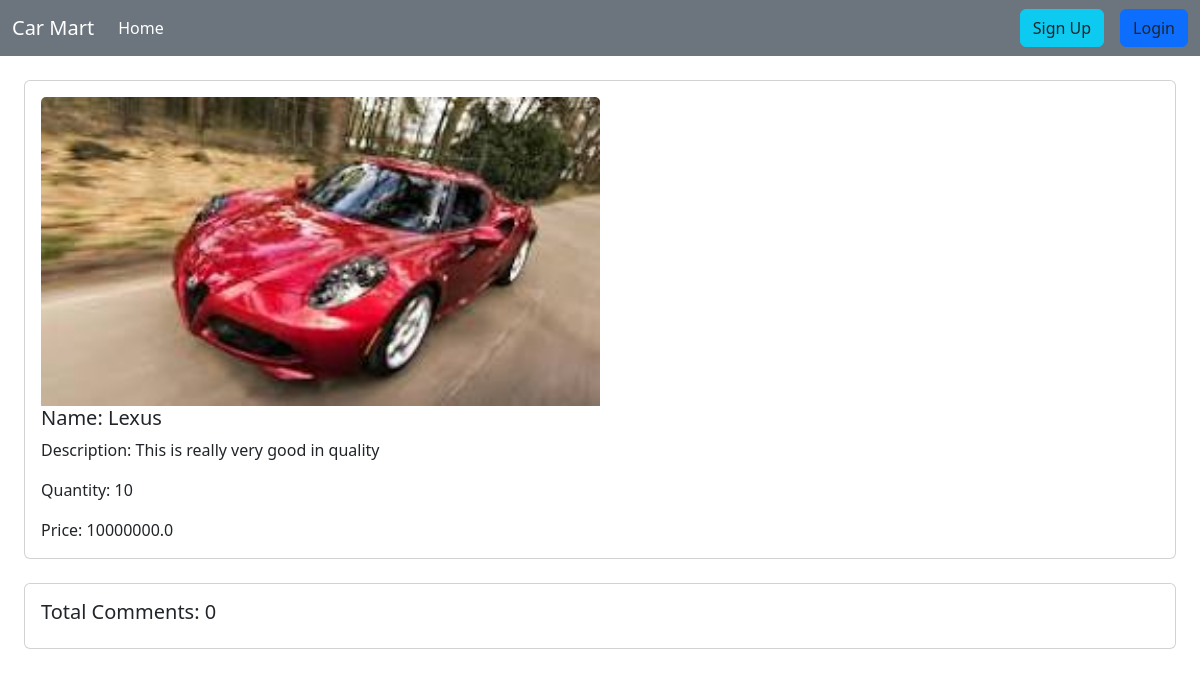
Screenshot of /cars/details/3/ with the database file from the repository.
### Cars/models.py (models this page shows, shortened)
class Car(models.Model):
    name = models.CharField(max_length=30)
    description = models.TextField()
    price = models.FloatField(blank=True,null=True)
    quantity = models.IntegerField(blank=True,null=True)
    brand = models.ForeignKey(Brand,on_delete=models.CASCADE)
    image = models.ImageField(upload_to='uploads/')

### Cars/views.py (the view, shortened to what this page needs)
# urls.py: path('details/<int:id>/',views.CarDetails.as_view(),name='details'),
class CarDetails(DetailView):
    model = models.Car
    pk_url_kwarg = 'id'
    template_name = 'details.html'
    def get_context_data(self,**kwargs):
        context = super().get_context_data(**kwargs)
        car = self.object
        comments = models.Comment.objects.filter(car=car)
        comment_form = forms.CommentForm()
        context['comments'] = comments
        context['comment_form'] = comment_form
        return context

### Cars/templates/details.html (shortened to what this page needs)
{% extends "base.html" %}
{% load crispy_forms_tags %}
{% block content %}
<div class="col-12">
  <div class="card m-4">
    <div class="card-body">
      <div>
         <img class="card-img-top w-50" src="{{car.image.url}}" alt="Card image cap"/>
      </div>
        <div>
            <h5 class="card-title">Name: {{car.name}}</h5>
            <p class="card-text">Description: {{car.description}}</p>
            <p class="card-text">Quantity: {{car.quantity}}</p>
            <p class="card-text">Price: {{car.price}}</p>
        </div>
    </div>
  </div>
</div>
<div class="card m-4">
  <p class="h5 p-3">Total Comments: {{ comments | length }}</p>
</div>
{% endblock %}

### rows the page displays
Car: image (picture), name "Lexus", description "This is really very good in quality", quantity "10", price "10000000.0"

### other values shown
{{ comments | length }} "0"
